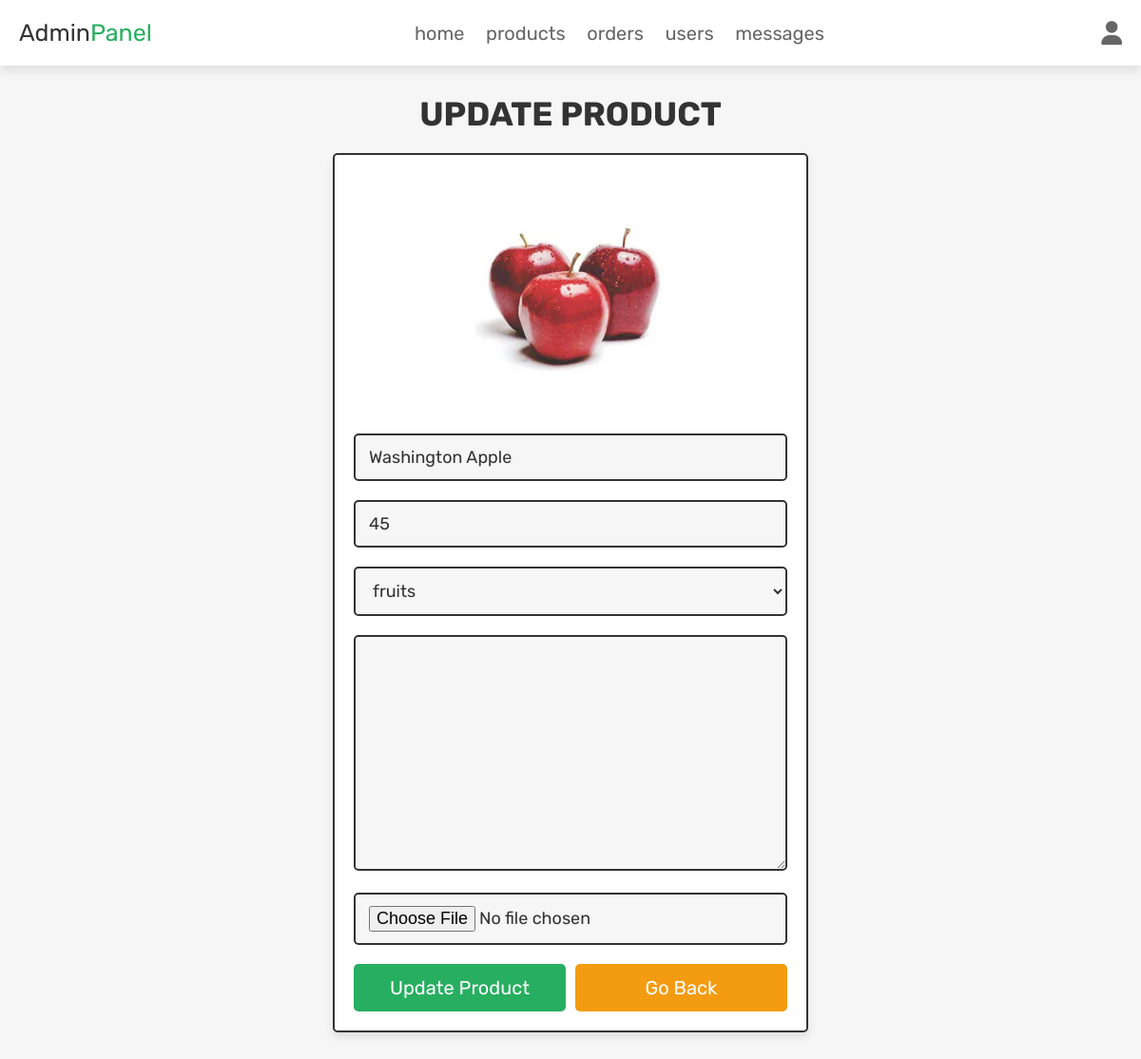
The app's page /admin_update_product.php?update=30 (signed in) with its own data.
### tables this page shows
CREATE TABLE `products` (
  `id` int(100) NOT NULL,
  `name` varchar(100) NOT NULL,
  `category` varchar(20) NOT NULL,
  `details` varchar(500) NOT NULL,
  `price` double(10,0) NOT NULL,
  `image` varchar(100) NOT NULL
);

### admin_update_product.php (the view, shortened to what this page needs)
<?php
@include 'config.php';
?>
<!DOCTYPE html>
<html lang="en">
<head>
   <link rel="stylesheet" href="https://cdnjs.cloudflare.com/ajax/libs/font-awesome/6.1.1/css/all.min.css">
   <link rel="stylesheet" href="css/admin_style.css">
</head>
<body>
<?php include 'admin_header.php'; ?>
<section class="update-product">
   <h1 class="title">update product</h1>
   <?php
      $update_id = $_GET['update'];
      $select_products = $conn->prepare("SELECT * FROM `products` WHERE id = ?");
      $select_products->execute([$update_id]);
      if($select_products->rowCount() > 0){
         while($fetch_products = $select_products->fetch(PDO::FETCH_ASSOC)){
   ?>
   <form action="" method="post" enctype="multipart/form-data">
      <img src="uploaded_img/<?= $fetch_products['image']; ?>" alt="">
      <input type="text" name="name" placeholder="enter product name" required class="box" value="<?= $fetch_products['name']; ?>">
      <input type="meters" step="0.01" name="price" min="0" placeholder="enter product price" required class="box" value="<?= $fetch_products['price']; ?>">
      <select name="category" class="box" required>
         <option selected><?= $fetch_products['category']; ?></option>
      </select>
      <textarea name="details" required placeholder="enter product details" class="box" cols="30" rows="10"><?= $fetch_products['details']; ?></textarea>
      <input type="file" name="image" class="box" accept="image/jpg, image/jpeg, image/png">
      <div class="flex-btn">
         <input type="submit" class="btn" value="update product" name="update_product">
         <a href="admin_products.php" class="option-btn">go back</a>
      </div>
   </form>
   <?php
         }
      }else{
         echo '<p class="empty">no products found!</p>';
      }
   ?>
</section>
</body>
</html>

### css/admin_style.css (style rules this page uses)
.update-product form { max-width: 50rem; padding:2rem; margin:0 auto; text-align: center; border:var(--border); box-shadow: var(--box-shadow); background-color: var(--white); border-radius: .5rem; }
.update-product form img { height: 25rem; object-fit: cover; margin-bottom: 1rem; }
.update-product form .box { width: 100%; border:var(--border); background-color: var(--white); border-radius: .5rem; background-color: var(--light-bg); padding:1.2rem 1.4rem; font-size: 1.8rem; color:var(--black); margin:1rem 0; }

### css/components.css (style rules this page uses)
:root { --green:#27ae60; --orange:#f39c12; --red:#e74c3c; --black:#333; --light-color:#666; --white:#fff; --light-bg:#f6f6f6; --border:.2rem solid var(--black); --box-shadow:0 .5rem 1rem rgba(0,0,0,.1); }
* { font-family: 'Rubik', sans-serif; margin:0; padding:0; box-sizing: border-box; outline: none; border:none; text-decoration: none; color:var(--black); }
body { background-color: var(--light-bg); }
html { font-size: 62.5%; overflow-x: hidden; scroll-behavior: smooth; scroll-padding-top: 6.5rem; }
section { padding:3rem 2rem; max-width: 1200px; margin:0 auto; }
.btn, .delete-btn, .option-btn { display: block; width: 100%; margin-top: 1rem; border-radius: .5rem; color:var(--white); font-size: 2rem; padding:1.3rem 3rem; text-transform: capitalize; cursor: pointer; text-align: center; }
.btn { background-color: var(--green); }
.option-btn { background-color: var(--orange); }
.flex-btn { display: flex; flex-wrap: wrap; gap:1rem; }
.flex-btn > * { flex:1; }
.title { text-align: center; margin-bottom: 2rem; text-transform: uppercase; color:var(--black); font-size: 3.5rem; }

### records on screen
products: image (picture), name "Washington Apple", price "45", category "fruits"
